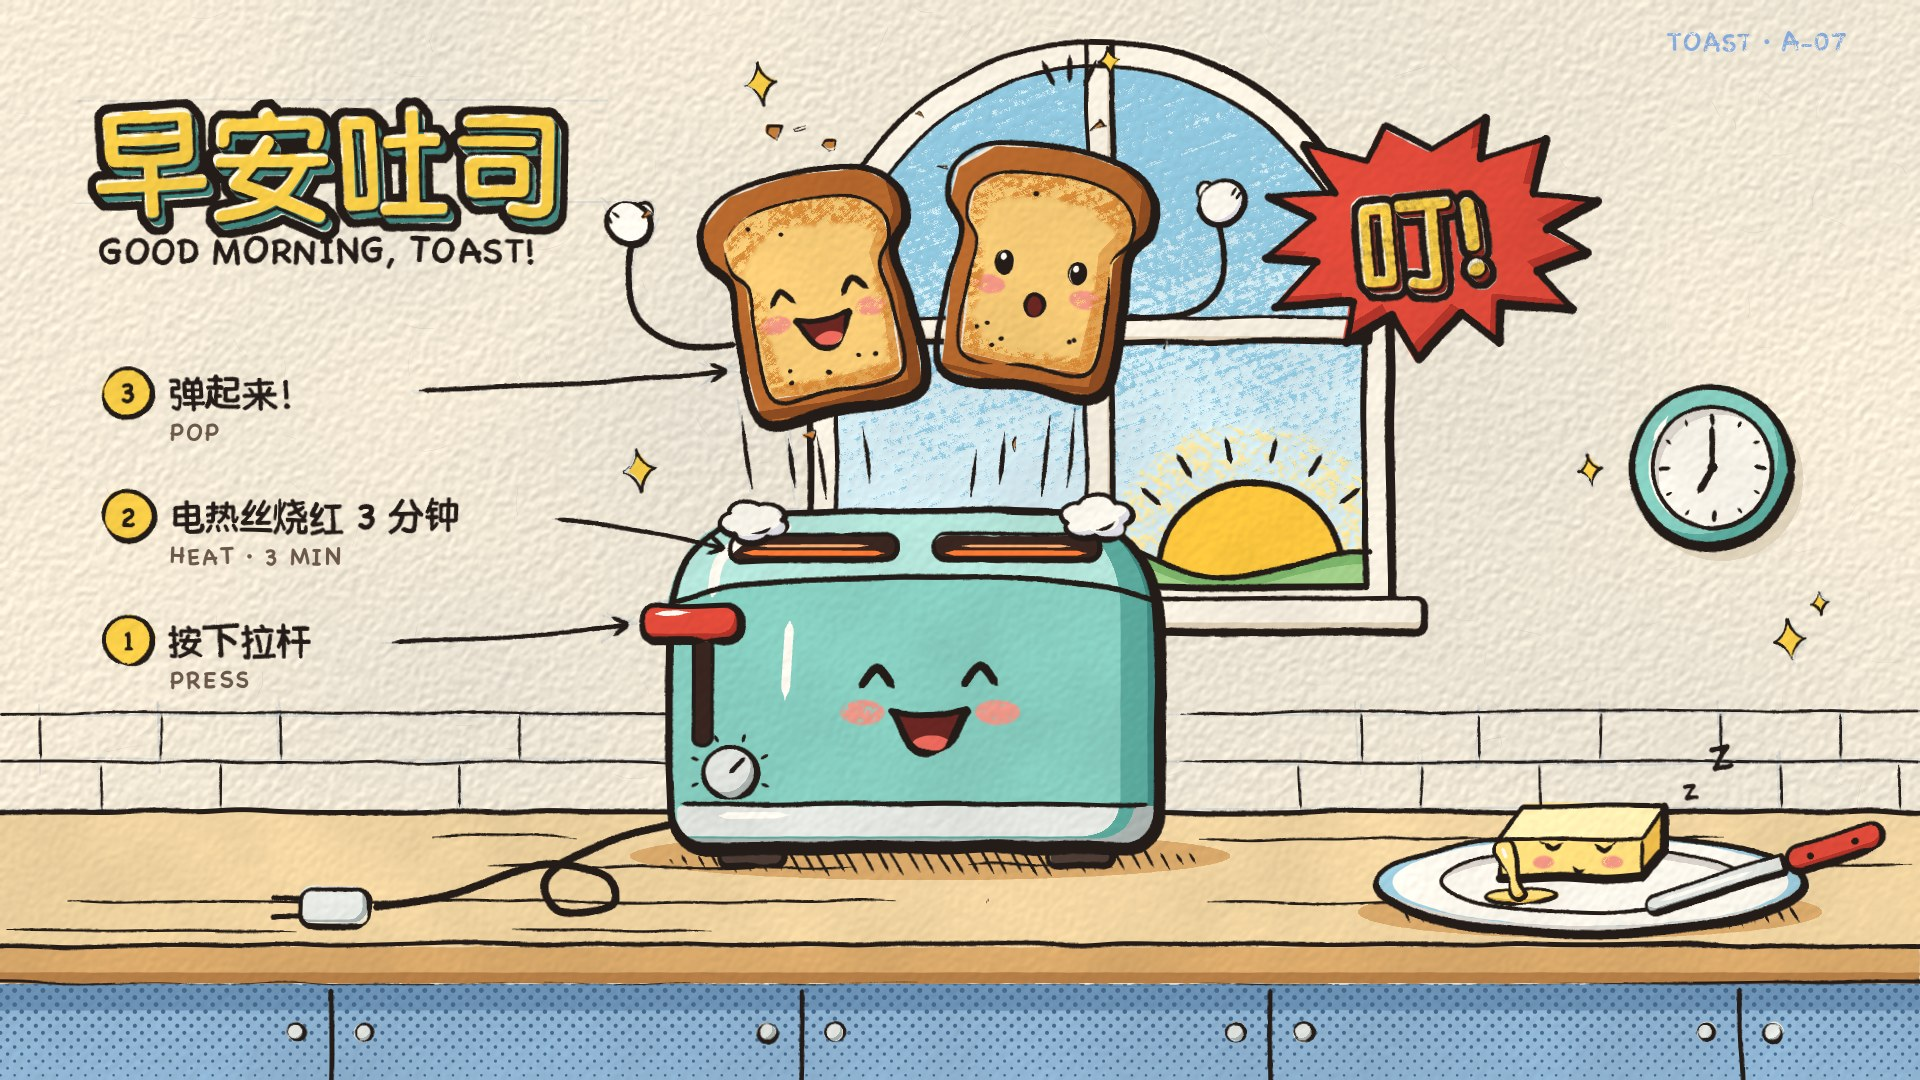

Reproduce this figure in Python.
"""Example (hand-drawn cartoon, frame by frame): 早安吐司 / Good Morning, Toast — how a toaster makes breakfast,
told as one drawing from a hand-drawn cartoon: a mint toaster with a happy face; two slices of toast shooting out
of its glowing slots, arms up, one delighted and one surprised; a "叮!" starburst; a pat of butter dozing on a plate
waiting for them; a morning window with the sun coming up over the hills. Numbered notes on the left follow the
toast up through the machine: ① press the lever, ② the coils glow red for three minutes, ③ ding, up it pops.
Brush-pen ink that boils, flat colour a little off the lines, one or two cel-shadow tones, crayon sky and toast,
screentone cabinet, blue-pencil rough left under everything. No image model.
python3 cartoon_toaster.py [out.png] [--stages DIR]
"""
import os, sys
sys.path.insert(0, os.path.join(os.path.dirname(os.path.abspath(__file__)), '..', 'lib'))
import numpy as np
from cartoon import Cartoon, WHITE, RED, YELLOW
from core import spline

out = sys.argv[1] if len(sys.argv) > 1 and not sys.argv[1].startswith('--') else 'cartoon_toaster.png'
stages = sys.argv[sys.argv.index('--stages') + 1] if '--stages' in sys.argv else None

W, H = 1920, 1080
c = Cartoon(W, H, seed=12, boil=2.0)
E, R, P = Cartoon.ellipse_pts, Cartoon.rrect_pts, Cartoon.place

MINT, MINT_L, MINT_D, MINT_DD = '#86cdbf', '#b4e4d9', '#5ba99d', '#3f877f'
CHROME, CHROME_D = '#e3e5e0', '#a9b2af'
CRUST, CRUST_D = '#b8692e', '#8d4b21'
CRUMB, CRUMB_D, TOASTED = '#f6ca76', '#e3a553', '#d68735'
BUTTER, BUTTER_L, BUTTER_D = '#ffdf7e', '#fff0b4', '#ecbb4b'
GLASS, SKY, SUN = '#d6ecf3', '#8cc6de', '#ffc93f'
HILL, HILL_D = '#a2d08a', '#7cb56a'
FRAME, FRAME_D = '#f8f0e1', '#dccdb4'
WOOD, WOOD_D, WOOD_DD = '#efd3a0', '#d9a96b', '#b67f47'
CAB, CAB_D = '#8fb4d2', '#6c93b5'
PLATE, PLATE_D, PLATE_B = '#fbf6ec', '#d9d3cb', '#9ccbdc'
SLOT, COIL = '#3a2620', '#ff7a33'
DX = 30                                                                  # the toaster group sits a little right of centre

# ---------------------------------------------------------------- back wall: tiles
for y in (712, 762):
    c.line([(0, y), (700, y + 1)], 2.4, taper=(0, 30), jitter=1.2)
    c.line([(1180, y), (W, y - 1)], 2.4, taper=(30, 0), jitter=1.2)
rt = np.random.default_rng(4)
for row, (ya, yb) in enumerate([(712, 762), (762, 812)]):
    for x in np.arange(40 + 60 * (row % 2), W, 120):
        if rt.random() < 0.3 or 560 < x < 1260: continue
        c.line([(x, ya + 3), (x + 1, yb - 3)], 2.2, taper=(4, 6), jitter=0.5)

# ---------------------------------------------------------------- the window: arch, sky, sun over the hills, clouds
WX, WY, WR = 1100, 330, 290                                              # arch centre and radius
def arch(inset):
    r = WR - inset
    top = [(WX + r * np.cos(t), WY + r * np.sin(t)) for t in np.linspace(np.pi, 2 * np.pi, 60)]
    return np.array(top + [(WX + r, 612 - inset)] + [(WX - r, 612 - inset)], np.float32)
outer, glass = arch(0), arch(26)
c.fill(outer, FRAME)
Fg = c.fill(glass, GLASS, slop=0, knock=True)
gm = c.mask(glass)
c.crayon(glass, SKY, pressure=np.clip((600 - c.YY) / 520, 0.12, 0.8) * 0.95, angle=20, clip=gm)
sun = E(1250, 574, 92, 92)
c.fill(c.mask(sun) * gm, SUN, slop=2)
c.crayon(E(1250, 574, 150, 150), '#ffe79a', pressure=0.42, angle=-30, clip=gm * (1 - c.mask(sun)))
c.line(E(1250, 574, 92, 92, a0=186, a1=354), 6, taper=(0, 0))
for a in np.linspace(38, 142, 6):
    t = np.deg2rad(a)
    c.line([(1250 + np.cos(t) * 112, 574 - np.sin(t) * 112), (1250 + np.cos(t) * 138, 574 - np.sin(t) * 138)], 5, (4, 6), smooth=False)
hx = np.linspace(WX - WR + 20, WX + WR - 20, 30)
hills = np.array([(x, 548 - 22 * np.sin((x - 820) / 95) - 10 * np.cos((x - 820) / 41)) for x in hx] + [(WX + WR, 640), (WX - WR, 640)], np.float32)
Fh = c.fill(c.mask(hills) * gm, HILL, slop=2)
c.shade(c.mask(hills) * gm, HILL_D, (0, -12), clip=Fh)
c.line(hills[:30], 5, taper=(0, 0))
for x0, x1, y0, y1 in [(WX - 13, WX + 13, WY - WR, 598), (WX - WR + 20, WX + WR - 20, 318, 342)]:
    bar = R(x0, y0, x1, y1, 3)
    c.shape(bar, FRAME, shade=(FRAME_D, 6, 6), width=4.5, slop=1.5)
c.outline(glass, 5)
c.outline(outer, 7.5)
sill = R(WX - WR - 34, 598, WX + WR + 34, 632, 8)
c.shape(sill, FRAME, shade=(FRAME_D, 0, 10), width=6)

# ---------------------------------------------------------------- a wall clock: seven o'clock
KX, KY = 1712, 468
c.shade(E(KX + 9, KY + 11, 82, 82), '#e0d3bb', None)
rim = E(KX, KY, 80, 80)
Fk = c.fill(rim, MINT)
c.shade(rim, MINT_D, (14, 14), clip=Fk)
dialk = E(KX, KY, 61, 61)
Fd = c.fill(dialk, PLATE, slop=2, knock=False)
c.shade(dialk, PLATE_D, (-8, -8), clip=Fd)
c.outline(rim, 7.5, 0.4)
c.outline(dialk, 4, 0.2)
for k in range(12):
    t = np.deg2rad(90 - k * 30)
    r0 = 44 if k % 3 == 0 else 49
    c.line([(KX + np.cos(t) * r0, KY - np.sin(t) * r0), (KX + np.cos(t) * 55, KY - np.sin(t) * 55)], 4.2 if k % 3 == 0 else 2.8, (2, 2), smooth=False)
for ang, L, w in [(90 - 7 * 30, 30, 7), (90, 44, 5)]:
    t = np.deg2rad(ang)
    c.line([(KX, KY), (KX + np.cos(t) * L, KY - np.sin(t) * L)], w, (2, 6), smooth=False)
c.dot(KX, KY, 5)
c.glint([(KX - 58, KY - 28), (KX - 44, KY - 52)], 6)

# ---------------------------------------------------------------- the counter and the cabinet below it
top = np.array([(-20, 812), (W + 20, 812), (W + 20, 948), (-20, 948)], np.float32)
Ft = c.fill(top, WOOD, slop=0)
c.line([(-10, 812), (W + 10, 812)], 5, taper=(0, 0))
rg = np.random.default_rng(7)
for y in (838, 866, 902, 930):
    xs = np.sort(rg.uniform(0, W, 6))
    for xa, xb in zip(xs[::2], xs[1::2]):
        c.line([(xa, y), ((xa + xb) / 2, y + rg.uniform(-3, 3)), (xb, y + rg.uniform(-2, 2))], 2.2, (20, 30), jitter=0.8)
edge = np.array([(-20, 948), (W + 20, 948), (W + 20, 984), (-20, 984)], np.float32)
c.shape(edge, WOOD_D, shade=(WOOD_DD, 0, 12), width=6, slop=1.5)
cab = np.array([(-20, 984), (W + 20, 984), (W + 20, H + 20), (-20, H + 20)], np.float32)
Fc = c.fill(cab, CAB, slop=0)
c.shade(np.array([(-20, 984), (W + 20, 984), (W + 20, 1010), (-20, 1010)], np.float32), CAB_D, None, clip=Fc)
c.tone(cab, '#46698c', cell=10, angle=45, amount=np.clip((1080 - c.YY) / 96, 0, 1) * 0.16 + 0.04)
for x in (330, 800, 1270, 1740):
    c.line([(x, 988), (x + 1, H + 10)], 4.5, taper=(0, 0))
    for sx in (-1, 1):
        k = E(x + sx * 34, 1032, 9, 9)
        c.shape(k, CHROME, shade=(CHROME_D, 3, 3), width=3.5, slop=1)

# contact shadows on the counter (hatched)
for cx, cy, rx, ry in [(900 + DX, 856, 300, 24), (1590, 912, 232, 26)]:
    sh = E(cx, cy, rx, ry)
    c.shade(sh, WOOD_D, None, clip=Ft)
    c.hatch(E(cx + 10, cy + 4, rx * 0.92, ry * 0.7), angle=-60, spacing=13, width=2.6)

# ---------------------------------------------------------------- the cord and its plug
cord = [(660 + DX, 820), (600, 846), (548, 880), (560, 912), (612, 904), (604, 874), (540, 868), (450, 896), (372, 906)]
c.line(cord, 7.5, taper=(2, 2), press=0.05)
plug = R(300, 889, 368, 925, 12)
c.shape(plug, CHROME, shade=(CHROME_D, 6, 6), width=5)
for y in (898, 916):
    c.line([(300, y), (270, y)], 5, (1, 1), smooth=False)

# ---------------------------------------------------------------- the toaster
for fx0 in (690 + DX, 1020 + DX):
    c.shape(R(fx0, 836, fx0 + 62, 866, 9), '#4d3c35', width=5, slop=1)
body = R(640 + DX, 512, 1130 + DX, 848, (105, 105, 36, 36))
Fb = c.fill(body, MINT)
fe = spline([(642 + DX, 600), (720 + DX, 584), (885 + DX, 577), (1050 + DX, 584), (1128 + DX, 600)], per=10)
topm = c.mask(body) * c.mask(np.vstack([fe, [(1150 + DX, 470), (620 + DX, 470)]]))
c.fill(topm, MINT_L, slop=2, knock=False)
c.shade(body, MINT_D, (40, 12), clip=Fb)
c.shade(body, MINT_DD, (13, 5), clip=Fb)
skirt = R(646 + DX, 804, 1124 + DX, 848, (4, 4, 34, 34))
Fs = c.fill(skirt, CHROME, slop=2, knock=False)
c.shade(skirt, CHROME_D, (20, 10), clip=Fs)
c.glint([(690 + DX, 816), (760 + DX, 815)], 6)
c.glint([(682 + DX, 596), (690 + DX, 560), (722 + DX, 530)], 11)
c.glint([(752 + DX, 528), (760 + DX, 526)], 9, taper=(3, 3))
c.glint([(760 + DX, 622), (755 + DX, 700)], 9)
c.outline(body, 9.5, 0.45)
c.line(fe, 5, taper=(6, 6))
c.line([(650 + DX, 804), (1120 + DX, 804)], 4.5, taper=(6, 6))
for sx0 in (700 + DX, 902 + DX):
    slot = R(sx0, 535, sx0 + 168, 561, 12)
    c.fill(slot, SLOT, slop=1, knock=False)
    c.glint([(sx0 + 14, 553), (sx0 + 154, 553)], 5, COIL, taper=(10, 10))
    c.glint([(sx0 + 30, 546), (sx0 + 138, 546)], 2.5, '#ffb070', taper=(10, 10))
    c.outline(slot, 4.5, 0.2)
# lever (up: the toast has just popped) and the timer dial
track = R(664 + DX, 614, 682 + DX, 744, 8)
c.fill(track, SLOT, slop=1, knock=False); c.outline(track, 3.5, 0)
knob = R(612 + DX, 604, 712 + DX, 640, 15)
c.shape(knob, RED, shade=('#b3342a', 8, 7), width=6.5, slop=2)
c.glint([(626 + DX, 614), (660 + DX, 612)], 5)
dial = E(700 + DX, 772, 26, 26)
c.shape(dial, CHROME, shade=(CHROME_D, 6, 6), width=5, slop=1.5)
for a in np.linspace(-20, 200, 6):
    t = np.deg2rad(a)
    c.line([(700 + DX + np.cos(t) * 33, 772 - np.sin(t) * 33), (700 + DX + np.cos(t) * 41, 772 - np.sin(t) * 41)], 3.2, (2, 2), smooth=False)
c.line([(700 + DX, 772), (700 + DX + 15, 772 - 15)], 4.5, (3, 3), smooth=False)
c.face(900 + DX, 690, 150, 'happy')

# ---------------------------------------------------------------- the toast, popping
SL = [(-0.40, 0.52), (0.0, 0.545), (0.40, 0.52), (0.43, 0.10), (0.41, -0.16), (0.50, -0.30), (0.49, -0.47), (0.33, -0.60),
      (0.0, -0.64), (-0.33, -0.60), (-0.49, -0.47), (-0.50, -0.30), (-0.41, -0.16), (-0.43, 0.10)]
CR = [(x * 0.8, y * 0.8 + 0.01) for x, y in SL]


def toast(cx, cy, s, rot, mood, arms, seed):
    for sh, hd, bend, th in arms:                                        # arms first: the slice sits in front of them
        c.arm(P([sh], cx, cy, s, rot)[0], hd, bend, width=6, hand=24, thumb=th)
    crust = P(SL, cx, cy, s, rot)
    Fc_ = c.fill(crust, CRUST)
    c.shade(crust, CRUST_D, (14, 8), clip=Fc_)
    crumb = P(CR, cx, cy, s, rot)
    Fi = c.fill(crumb, CRUMB, slop=2.5)
    inset = P([(x * 0.66, y * 0.64 + 0.03) for x, y in SL], cx, cy, s, rot)
    c.crayon(c.mask(crumb) * (1 - c.mask(inset)), TOASTED, pressure=0.5, angle=rot + 30, soft=5, clip=Fi)   # toasted edges
    c.shade(crumb, CRUMB_D, (12, 10), clip=Fi)
    c.outline(crust, 8, 0.4)
    c.outline(crumb, 3.4, 0.2, gaps=2)
    rr = np.random.default_rng(seed)
    for _ in range(7):
        q = P([(rr.uniform(-0.27, 0.27), rr.uniform(0.22, 0.4) if rr.random() < 0.6 else rr.uniform(-0.45, -0.3))], cx, cy, s, rot)[0]
        c.dot(q[0], q[1], rr.uniform(1.6, 2.6))
    f = P([(0, 0.0)], cx, cy, s, rot)[0]
    c.face(f[0], f[1], 108, mood, rot=rot)


toast(790 + DX, 300, 205, 12, 'happy', [((-0.45, 0.12), (636, 232), -0.38, -1)], 3)       # each slice throws its outer arm up
toast(1010 + DX, 276, 205, -10, 'wow', [((0.45, 0.12), (1214, 210), 0.38, 1)], 8)
slices = c.mask(P(SL, 790 + DX, 300, 225, 12)) + c.mask(P(SL, 1010 + DX, 276, 225, -10))

# ---------------------------------------------------------------- plate, a dozing pat of butter, a knife
plate = E(1590, 885, 216, 50)
Fp = c.fill(plate, PLATE_B)
c.fill(E(1590, 883, 198, 44), PLATE, slop=1.5, knock=False)
c.shade(plate, PLATE_D, (0, 9), clip=Fp)
well = E(1590, 880, 150, 31)
c.shade(well, PLATE_D, (0, -7))
c.outline(plate, 7, 0.4)
c.outline(well, 3.4, 0.1, gaps=1)
puddle = E(1522, 895, 36, 7.5)
c.shape(puddle, BUTTER, shade=(BUTTER_D, 5, 3), width=3.6, slop=1)
bt = Cartoon.densify([(1500, 838), (1524, 806), (1664, 806), (1664, 852), (1642, 878), (1500, 878)], 6)
Fbt = c.fill(bt, BUTTER)
c.fill(np.array([(1500, 838), (1524, 806), (1664, 806), (1642, 838)], np.float32), BUTTER_L, slop=1.5, knock=False)
c.fill(np.array([(1642, 838), (1664, 806), (1664, 852), (1642, 878)], np.float32), BUTTER_D, slop=1.5, knock=False)
c.outline(bt, 7, 0.4, smooth=False)
c.line([(1502, 838), (1642, 838), (1662, 808)], 3.6, (6, 6), smooth=False)
c.line([(1642, 840), (1642, 874)], 3.6, (6, 6), smooth=False)
drip = [(1497, 842), (1512, 840), (1518, 856), (1520, 880), (1527, 893), (1520, 899), (1511, 893), (1509, 874), (1500, 862), (1494, 852)]
Fdr = c.fill(drip, BUTTER, slop=1)                                      # melting over the front edge into the puddle
c.shade(drip, BUTTER_D, (5, 3), clip=Fdr)
c.outline(drip, 3.8, 0.3)
c.glint([(1502, 848), (1506, 858)], 3.5, taper=(2, 2))
c.face(1578, 851, 76, 'sleepy', width=5.0)
knife_rot = 17.5
blade = P(R(-72, -9, 72, 9, (9, 2, 2, 9)), 1714, 886, 1, knife_rot)
c.shape(blade, CHROME, shade=(CHROME_D, 0, 6), width=5, slop=1)
c.glint(P([(-55, -2), (40, -2)], 1714, 886, 1, knife_rot), 3.5)
handle = P(R(-50, -12, 50, 12, 12), 1835, 848, 1, knife_rot)
c.shape(handle, RED, shade=('#b3342a', 4, 6), width=5.5, slop=1.5)
for u in (-26, 22):
    q = P([(u, 0)], 1835, 848, 1, knife_rot)[0]
    c.dot(q[0], q[1], 3.2)

# ---------------------------------------------------------------- effects: whoosh, puffs, crumbs, the ding
c.speed_lines((716 + DX, 506), (852 + DX, 500), angle=98, n=4, length=(46, 84), width=4.2)
c.speed_lines((918 + DX, 500), (1058 + DX, 506), angle=83, n=4, length=(46, 84), width=4.2)
c.puff(724 + DX, 522, 34, bumps=5, squash=0.62, rot=10)
c.puff(1066 + DX, 518, 36, bumps=5, squash=0.62, rot=-20)
c.crumbs(900 + DX, 270, n=10, spread=(300, 190), size=(5, 9), avoid=slices)
c.pop_lines(1040 + DX, 116, 34, 62, [64, 90, 116], width=5)
bx, by = 1430, 236
c.burst(bx, by, 170, 122, RED, spikes=13, depth=0.3, rot=8, shade='#b3342a')
for x, y, r in [(760, 84, 18), (1110, 60, 12), (640, 470, 18), (1790, 640, 18), (1820, 604, 10), (1590, 470, 14)]:
    c.sparkle(x, y, r)

# ---------------------------------------------------------------- lettering and the numbered notes
c.sketch([(86, 204), (600, 202)], width=1.6)
c.sketch([(86, 100), (600, 99)], width=1.6)
c.letter('早安吐司', 92, 200, 116, YELLOW, depth=(6, 8), depth_colour=MINT_DD, spacing=4)
c.note('GOOD MORNING, TOAST!', 98, 262, 35, spacing=1)
c.note('z', 1684, 800, 26, rot=8)
c.note('Z', 1712, 770, 36, rot=12)
c.letter('叮!', bx - 6, by + 36, 104, YELLOW, depth=(5, 6), depth_colour='#8d2a22', anchor='m', rot=6)
steps = [(3, 404, '弹起来！', 'POP', [(420, 392), (560, 386), (726, 372)]),
         (2, 528, '电热丝烧红 3 分钟', 'HEAT · 3 MIN', [(556, 520), (640, 530), (694 + DX, 548)]),
         (1, 652, '按下拉杆', 'PRESS', [(392, 640), (500, 636), (598 + DX, 624)])]
for n, y, zh, en, arr in steps:
    c.badge(128, y - 12, 25, str(n), YELLOW)
    c.note(zh, 168, y, 36)
    c.note(en, 170, y + 36, 24, '#6b5a4c', spacing=2)
    c.arrow(arr, 4.2, head=18)
c.pencil_note('TOAST · A-07', 1846, 50, 26, anchor='r')

# ---------------------------------------------------------------- the drawing, replayed the way it was made
c.stage('paper', show=[])
c.stage('rough', show=['rough'], rough=0.9)
c.stage('ink', show=['rough', 'ink'], rough=0.55)
c.stage('flat', show=['rough', 'ink', 'flat'])
c.stage('shade', show=['rough', 'ink', 'flat', 'shade', 'texture'])
c.stage('fx', show=['rough', 'ink', 'flat', 'shade', 'texture', 'fx'])
c.save(out, stages_dir=stages)
print('saved', out)
